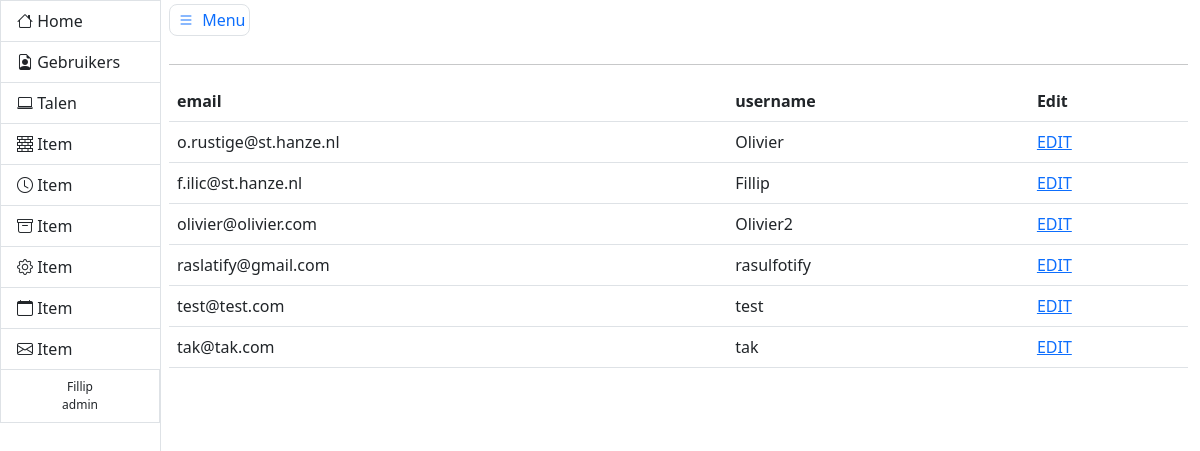
The page /admin/gebruikers (signed in) on the database its author committed.
### models.py (models this page shows, shortened)
class User(db.Model, UserMixin):
    __tablename__ = 'users'
    id = db.Column(db.Integer, primary_key=True, autoincrement=True)
    email = db.Column(db.String(), nullable=False, unique=True)
    username = db.Column(db.String(), nullable=False, unique=True)
    role = db.Column(db.String(), nullable=False, default='user')
    password_hash = db.Column(db.String(128))
    def __repr__(self):
        return f'User: {self.username} \n Email: {self.email} \n password: {self.password_hash}'

### admin/views.py (the view, shortened to what this page needs)
@admin_blueprint.route('/gebruikers', methods=['GET', 'POST'])
@login_required
@admin_required
def gebruikers():
    emailform = SetEmail()
    usernameform = SetUsername()
    roleform = SetRole()
    if request.args.get('id') is not None:
        user = User.query.get(int(request.args.get('id')))
        return render_template('viewuser.html', user=user, emailform=emailform, usernameform=usernameform,
                               roleform=roleform)
    users = User.query.all()
    print(users)
    return render_template('users.html', users=users)

### __init__.py (called while the page is built)
@login_manager.user_loader
def get_user(user_id):
    try:
        return User.query.get(int(user_id))
    except:
        return None

### admin/templates/users.html
{% extends 'adminbase.html' %}
{% block content %}
    <table class="table">
        <thead>
        <tr>
            <th scope="col">email</th>
            <th scope="col">username</th>
            <th scope="col">Edit</th>
        </tr>
        </thead>
        <tbody>
        {% for user in users %}
            <tr>
                <td>{{ user.email }}</td>
                <td>{{ user.username }}</td>
                <td><a href="{{ url_for('admin.gebruikers', id=user.id) }}">EDIT</a></td>
            </tr>
        {% endfor %}
        </tbody>
    </table>
{% endblock %}

### admin/templates/adminbase.html (shortened to what this page needs)
<!DOCTYPE html>
<html lang="en">
<head>
    <link href="{{ url_for('static', filename='css/main.css') }}" rel="stylesheet">
    <link href="https://cdn.jsdelivr.net/npm/bootstrap@5.3.0-alpha1/dist/css/bootstrap.min.css" rel="stylesheet">
</head>
<body>
<div class="container-fluid">
    <div class="row flex-nowrap">
        <div class="col-auto px-0">
            <div id="sidebar" class="collapse collapse-horizontal show border-end">
                <div id="sidebar-nav" class="list-group border-0 rounded-0 text-sm-start min-vh-100">
                    <a href="{{ url_for('index') }}" class="list-group-item border-end-0 d-inline-block text-truncate" data-bs-parent="#sidebar"><i class="bi bi-house"></i> <span>Home</span> </a>
                    <a href="{{ url_for('admin.gebruikers') }}" class="list-group-item border-end-0 d-inline-block text-truncate" data-bs-parent="#sidebar"><i class="bi bi-file-earmark-person"></i> <span>Gebruikers</span></a>
                    <a href="{{ url_for('admin.taal') }}" class="list-group-item border-end-0 d-inline-block text-truncate" data-bs-parent="#sidebar"><i class="bi bi-laptop"></i> <span>Talen</span></a>
                    <a href="#" class="list-group-item border-end-0 d-inline-block text-truncate" data-bs-parent="#sidebar"><i class="bi bi-bricks"></i> <span>Item</span></a>
                    <a href="#" class="list-group-item border-end-0 d-inline-block text-truncate" data-bs-parent="#sidebar"><i class="bi bi-clock"></i> <span>Item</span></a>
                    <a href="#" class="list-group-item border-end-0 d-inline-block text-truncate" data-bs-parent="#sidebar"><i class="bi bi-archive"></i> <span>Item</span></a>
                    <a href="#" class="list-group-item border-end-0 d-inline-block text-truncate" data-bs-parent="#sidebar"><i class="bi bi-gear"></i> <span>Item</span></a>
                    <a href="#" class="list-group-item border-end-0 d-inline-block text-truncate" data-bs-parent="#sidebar"><i class="bi bi-calendar"></i> <span>Item</span></a>
                    <a href="#" class="list-group-item border-end-0 d-inline-block text-truncate" data-bs-parent="#sidebar"><i class="bi bi-envelope"></i> <span>Item</span></a>
                    {% if current_user.is_authenticated %}
                    <p class="copyright list-group-item d-inline-block text-truncate">{{ current_user.username }} <br> {{ current_user.role }}</p>
                    {% endif %}
                </div>
            </div>
        </div>
        <main class="col ps-md-2 pt-2">
            <a href="#" data-bs-target="#sidebar" data-bs-toggle="collapse" class="border rounded-3 p-1 text-decoration-none"><i class="bi bi-list bi-lg py-2 p-1"></i> Menu</a>
            <div class="page-header pt-3">
            </div>
            <hr>
            <div class="row">
                <div class="col-12">
                    {% block content %}
                    {% endblock %}
                </div>
            </div>
        </main>
    </div>
</div>
</body>
</html>

### static/css/main.css (style rules this page uses)
html { position: relative; min-height: 100%; }
#sidebar-nav { width: 160px; }
#sidebar { position: relative; }
.copyright { background-color: #f8f9fa; color: #6c757d; font-size: 12px; padding: 5px 10px; border-top: 1px solid #dee2e6; width: 100%; text-align: center; }

### rows shown on the page
User: username "Fillip", role "admin", email "f.ilic@st.hanze.nl"
User: email "o.rustige@st.hanze.nl", username "Olivier"
User: email "olivier@olivier.com", username "Olivier2"
User: email "raslatify@gmail.com", username "rasulfotify"
User: email "test@test.com", username "test"
User: email "tak@tak.com", username "tak"
